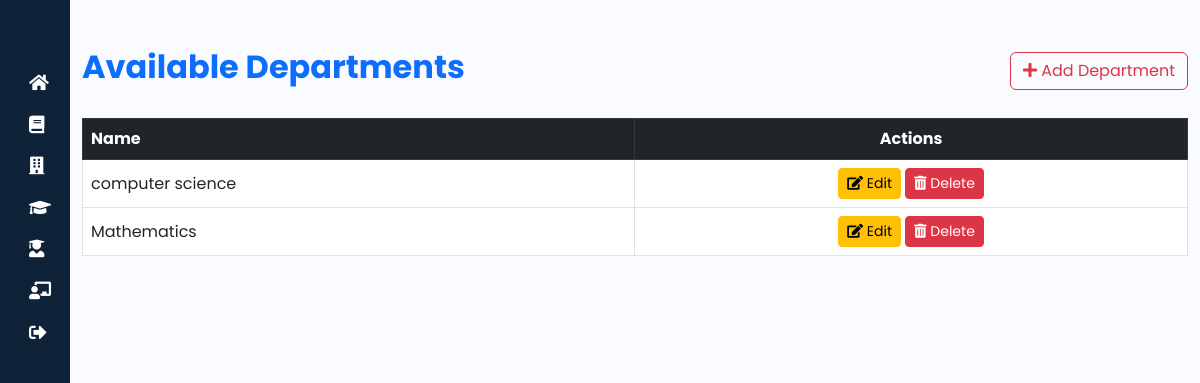
Page /department-list/ (signed in) on the earlier database version.
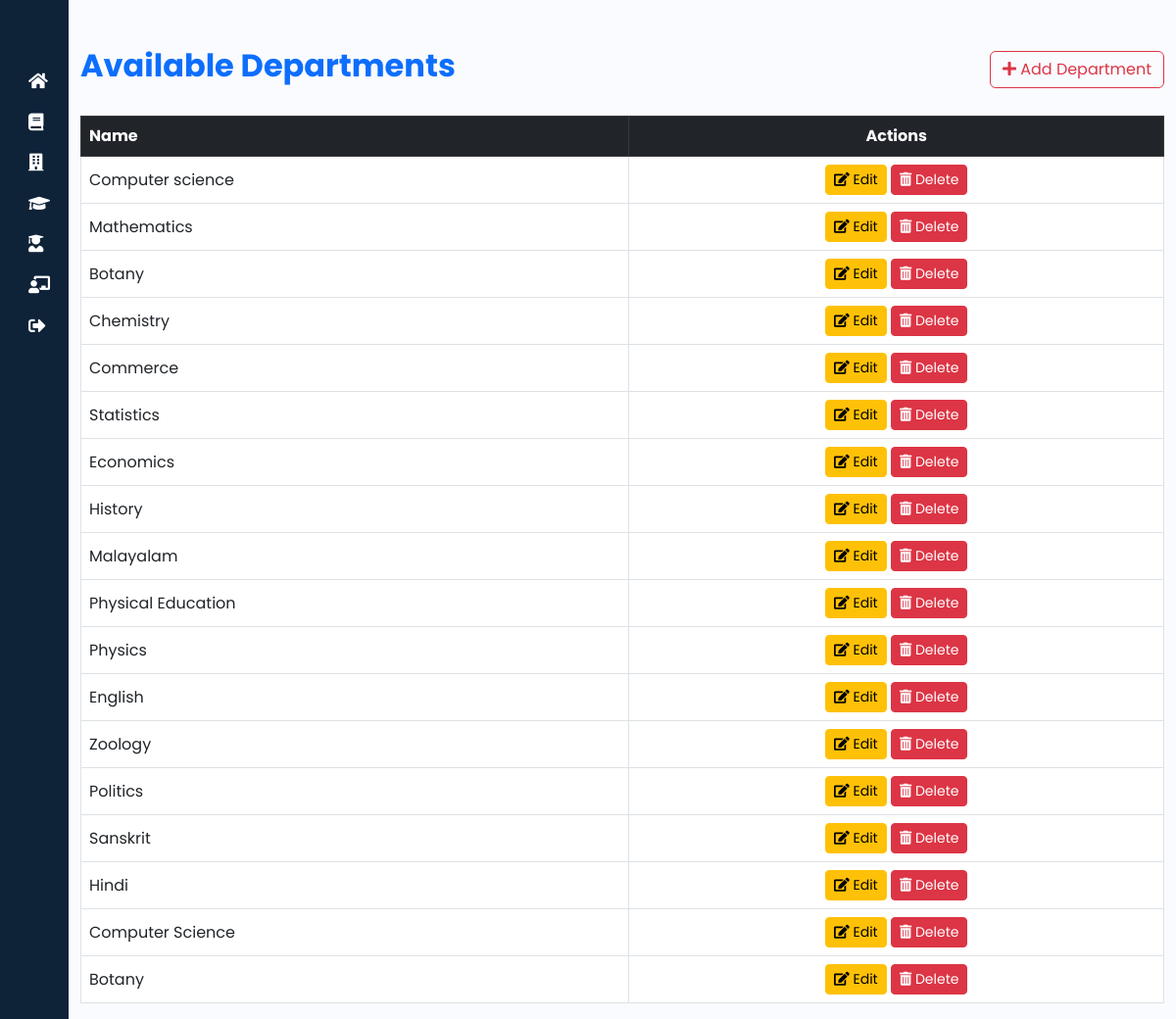
Same page on the later database version.
### rapid/models.py (models this page shows, shortened)
class Department(models.Model):
    department_id=models.AutoField(primary_key=True)
    department_name=models.CharField(max_length=100)

### rapid/views.py (the view)
# urls.py: path('department-list/', views.department_list, name='department_list'),
@login_required
@admin_required
def department_list(request):
    departments = Department.objects.all()  # Fetch all departments from the database
    return render(request, 'rapid/department_list.html', {'departments': departments})

### rapid/templates/rapid/department_list.html (shortened to what this page needs)
{% extends "base.html" %}
{% block content %}
<div class="container mt-5">
    <div class="d-flex justify-content-between align-items-center mb-4">
        <h2 class="fw-bold text-primary">Available Departments</h2>
        <a href="/create-department/" class="btn btn-outline-danger">
            <i class="fas fa-plus"></i> Add Department
        </a>
    </div>
    <div class="table-responsive">
        <table class="table table-hover table-bordered align-middle">
            <thead class="table-dark">
                <tr>
                    <th>Name</th>
                    <th class="text-center">Actions</th>
                </tr>
            </thead>
            <tbody>
                {% for department in departments %}
                <tr>
                    <td>{{ department.department_name }}</td>
                    <td class="text-center">
                        <a href="{% url 'edit_department' department.pk %}" class="btn btn-warning btn-sm">
                            <i class="fas fa-edit"></i> Edit
                        </a>
                        <a href="{% url 'delete_department' department.department_id %}"
                           onclick="return confirm('Are you sure you want to delete this department?');"
                           class="btn btn-danger btn-sm">
                            <i class="fas fa-trash-alt"></i> Delete
                        </a>
                    </td>
                </tr>
                {% empty %}
                <tr>
                    <td colspan="2" class="text-center text-muted">No departments available.</td>
                </tr>
                {% endfor %}
            </tbody>
        </table>
    </div>
</div>
{% endblock %}

Differences in the rows shown:
changed Department: department_name "computer science" → "Computer science"
added Department: department_name "Botany"
added Department: department_name "Chemistry"
added Department: department_name "Commerce"
added Department: department_name "Statistics"
added Department: department_name "Economics"
added Department: department_name "History"
added Department: department_name "Malayalam"
added Department: department_name "Physical Education"
added Department: department_name "Physics"
added Department: department_name "English"
added Department: department_name "Zoology"
added Department: department_name "Politics"
added Department: department_name "Sanskrit"
added Department: department_name "Hindi"
added Department: department_name "Computer Science"
added Department: department_name "Botany"
